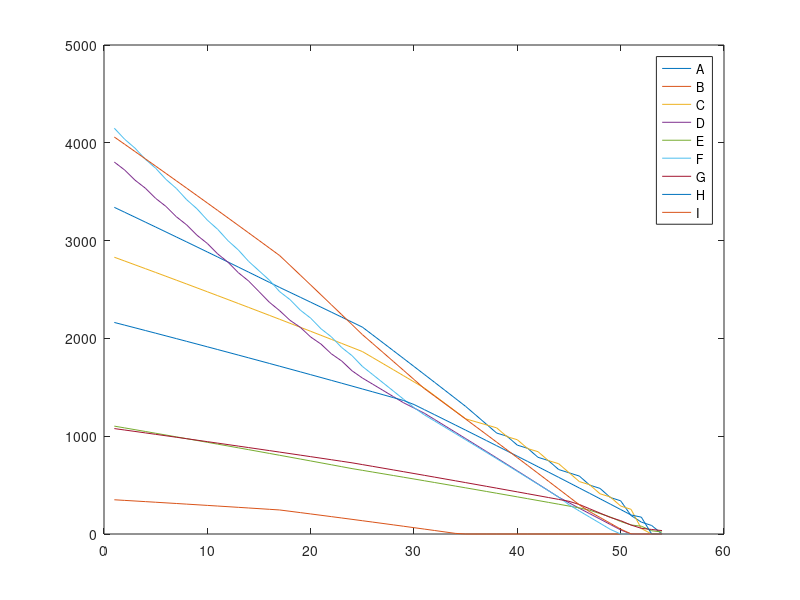

Source code (MATLAB):
%Optimal Path to pay off student loans
%Started in Oct 2017
%Only pays in full

%Group = [A B C D E F G H I]
%Group = [1 2 3 4 5 6 7 8 9]
%%
clear all
clc
%%
% ***MUST UPDATE***
%Need to recalculate and change payment distributions to each loan every
%month (or at least every few months) Certainly by Oct 2022
%***It would be helpful to calc based on interest rate to pay based on
%equalizing all monthly interest charges (or highest ones) and then offsetting

time = 53; %total run time
terma = 17; %months before top 2 loans converge
termb = 25; %# of months before next convergence

%---Current Balance----------
balA = 3340;
balB = 350;
balC = 2830;
balD = 3803;
balE = 1103;
balF = 4149;
balG = 1078;
balH = 2163;
balI = 4059;

bal = [balA balB balC balD balE balF balG balH balI];

%---TOTAL MONTHLY PAYMENT------
paymon = 500;

%%
%---Does not need to be updated-------
%Number of loans
qty = 9;

%Interest Rate
int_rate = [0.034 0.068 0.0386 0.0466 0.0466 0.0429 0.0429 0.0386 0.0376];

%---Current Accrued Interest----- ***Must change to MONTHLY***
intA = 2.32;
intB = 0.53;
intC = 2.23;
intD = 4.01;
intE = 1.06;
intF = 2.93;
intG = 0.94;
intH = 1.7;
intI = 3.15;
intsum = [intA intB intC intD intE intF intG intH intI];

%Principal Balance
bal_prin = [3500 402.96 3005.93 4500 1177.73 5500 1135.05 2101.53 4821.72];

%Minimum Monthly Payment
a = 35.11;
b = 8.2;
c = 34.43;
d = 47.12;
e = 13.47;
f = 56.59;
g = 11.8;
h = 23.1;
i = 48.94;
minpay = [a b c d e f g h i];
minpaytot = sum(minpay);

%%
%Additional payment per group for each month
r = paymon - minpaytot; %Funds remaining after minimums paid

    pone = 0.32*r; %AMT paid to loan with most interest
    ptwo = 0.22*r;
    pthree = 0.17*r;
    pfour = 0.11*r;
    pfive = 0.06*r;
    psix = 0.05*r;
    pseven = 0.04*r;
    peight = 0.03*r;
    pnine = 0.00*r; %AMT paid to loan with least interest
    
    pmon = [pone ptwo pthree pfour pfive psix pseven peight pnine];
    
%Additional payments after top 2 loan accruals converge
    qone = 0.27*r; %AMT paid to loan with most interest
    qtwo = 0.27*r;
    qthree = 0.15*r;
    qfour = 0.1*r;
    qfive = 0.06*r;
    qsix = 0.05*r;
    qseven = 0.04*r;
    qeight = 0.03*r;
    qnine = 0.03*r; %AMT paid to loan with least interest
    
    qmon = [qone qtwo qthree qfour qfive qsix qseven qeight qnine];
    
%Additional payments after top 5 loan accruals converge
    rone = 0.23*r; %AMT paid to loan with most interest
    rtwo = 0.22*r;
    rthree = 0.15*r;
    rfour = 0.15*r;
    rfive = 0.1*r;
    rsix = 0.05*r;
    rseven = 0.04*r;
    reight = 0.03*r;
    rnine = 0.03*r; %AMT paid to loan with least interest
    
    rmon = [rone rtwo rthree rfour rfive rsix rseven reight rnine];
    
%Optimal Monthly Payment (Solving for)
%syms A B C D E F G H I;

%%
%----5 Year-10 Month Projection------- Excel says ~5 years
t = 1;
for i = 1:time %In terms of months
    payleft(i,1) = paymon - minpaytot; %Remaining funds after min payments on all accounts(same as r)
        
    %----Interest and Minimum Payments Made-----
    for j = 1:qty
        if bal(i,j) > 0 %Removes negative values
            intmon(i,j) = bal(i,j)*int_rate(1,j)/365.25*30; %Interest of each month
            intsum(i+1,j) = intsum(i,j) + intmon(i,j);  %Adds to the total interest accrued
                                                        %(Currently unused???)
            bal(i+1,j) = bal(i,j) + intmon(i,j) - minpay(1,j); %Balance for next month
            if i < terma %Before top 2 loans converge
                 pmonworking(i,j) = pmon(1,j); %Makes new matrix row with identical cells to pmon per month
            elseif i < termb
                pmonworking(i,j) = qmon(1,j); %Makes new matrix row with identical cells to qmon per month
            else
                pmonworking(i,j) = rmon(1,j); %Makes new matrix row with identical cells to rmon per month
            end
            if bal(i+1,j) < 0 %Removes negative values
                bal(i+1,j) = 0;
            end
        else
            bal(i,j) = 0;
            payleft(i) = payleft(i) + minpay(j);    %Applies min payment for loans which have already
                                                    %been paid back into available funds
        end

    end
   % maxint(i,1) = max(intmon(i,:)); %Finds value of max interest per month
   % maxgroup(i,1) = find(intmon(i,:) == max(intmon(i,:))); %Finds group with max interest per month
    
    %---Puts extra money toward loans with more interest per month------
    intmonsort(i,:) = sort(intmon(i,:),'descend'); %Sorts loans (high interest/month to low int/month)
    balmonsort(i,:) = sort(bal(i,:),'descend'); %Sorts loans (high balance/month to low bal/month)
    
    if i < terma %Before top 2 loans converge
        payleft(i) = payleft(i) - sum(pmon);
        pmonworking(i,1) = pmon(1) + payleft(i);
    elseif i < termb
        payleft(i) = payleft(i) - sum(qmon);
        pmonworking(i,1) = qmon(1) + payleft(i);
    else
        payleft(i) = payleft(i) - sum(rmon);
        pmonworking(i,1) = rmon(1) + payleft(i);
    end
      
    
    
    %I THINK SOMEWHERE AROUND HERE I MIXED UP payleft and pmonworking, but
    %not totally sure******
    
    
    %Count how many loans still owe money, and only apply steps to those
    %from now on
    nonzero = 0;
    for z = 1:qty
        if bal(i+1,z) > 0
            nonzero = nonzero + 1;
        end
    end
    
    
    for k = 1:nonzero %max to least interest/month loans
        if i < termb
            order(i,k) = find(intmon(i,:) == intmonsort(i,k)); %group with highest int/month in 1 column
        else
            order(i,k) = find(bal(i,:) == balmonsort(i,k)); %group with highest bal/month in 1 column
        end
        if bal(i+1,order(i,k)) < 0 %Removes negative values
            bal(i+1,order(i,k)) = 0;
            if i < terma %Before top 2 loans converge
                pmonworking(i,1) = pmonworking(i,1) + pmon(k);
            elseif i < termb
                pmonworking(i,1) = pmonworking(i,1) + qmon(k);
            else
                pmonworking(i,1) = pmonworking(i,1) + rmon(k);
            end
        end
    end
    
    for n = 1:nonzero
        if bal(i+1,order(i,n)) < 0 %Removes negative values
            bal(i+1,order(i,n)) = 0;
        else
            bal(i+1,order(i,n)) = bal(i+1,order(i,n)) - pmonworking(i,n); %Pays additional $ to loan with 
                                                                        %max interest per month
        end
    end
    
    t(i+1,1) = t(i) + 1; %Time [Months]
    i = i+1;
end

sumcost = paymon * (i+1)    %Is this an accurate representation?

for ii = 1:qty
    if bal(i,ii) < 0
        bal(i,ii) = 0;
    end
end

%%
%This Month's Optimal Payments
for m = 1:qty
    paygroup(m) = find(order(1,:) == m); %Identifies the loan group related to each ranking from sorting
    
  %***MUST FIX IF USING QMON AND RMON******
    payadd(m) = pmon(paygroup(m)); %Identifies additional $ to each loan group based on ranking
    tot(m) = minpay(m) + payadd(m);
end

A = tot(1);
B = tot(2);
C = tot(3);
D = tot(4);
E = tot(5);
F = tot(6);
G = tot(7);
H = tot(8);
I = tot(9);

totsum = sum(tot(:))

%%
%---PLOTS----------
%This plot tracks each loan's balance over time
plot(t,bal(:,1)); %Group A
hold on;
plot(t,bal(:,2)); %Group B
hold on;
plot(t,bal(:,3)); %Group C
hold on;
plot(t,bal(:,4)); %Group D
hold on;
plot(t,bal(:,5)); %Group E
hold on;
plot(t,bal(:,6)); %Group F
hold on;
plot(t,bal(:,7)); %Group G
hold on;
plot(t,bal(:,8)); %Group H
hold on;
plot(t,bal(:,9)); %Group I
legend('A','B','C','D','E','F','G','H','I');

%This plot compares the interest accrued per loan over time
%figure;
%plot(t(1:i-1),intmonsort(:,1)); %Loan with highest monthly interest accrued (NOT necessarily A)
%hold on;
%plot(t(1:i-1),intmonsort(:,2)); 
%hold on;
%plot(t(1:i-1),intmonsort(:,3)); 
%hold on;
%plot(t(1:i-1),intmonsort(:,4)); 
%hold on;
%plot(t(1:i-1),intmonsort(:,5));
%hold on;
%plot(t(1:i-1),intmonsort(:,6));
%hold on;
%plot(t(1:i-1),intmonsort(:,7)); 
%hold on;
%plot(t(1:i-1),intmonsort(:,8)); 
%hold on;
%plot(t(1:i-1),intmonsort(:,9));
%legend('1','2','3','4','5','6','7','8','9');

%payleft(i,1) = payleft(i-1,1);
%figure;
%plot(t,payleft);